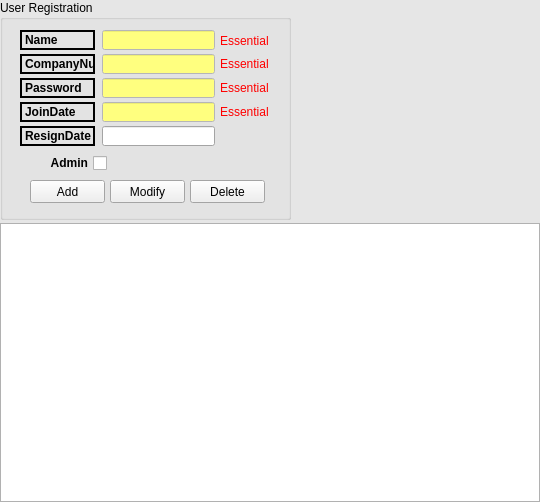
<?xml version="1.0" encoding="UTF-8"?>
<ui version="4.0">
 <class>UserRegistration_Form</class>
 <widget class="QWidget" name="UserRegistration_Form">
  <property name="geometry">
   <rect>
    <x>0</x>
    <y>0</y>
    <width>540</width>
    <height>502</height>
   </rect>
  </property>
  <property name="palette">
   <palette>
    <active>
     <colorrole role="Base">
      <brush brushstyle="SolidPattern">
       <color alpha="255">
        <red>255</red>
        <green>255</green>
        <blue>255</blue>
       </color>
      </brush>
     </colorrole>
     <colorrole role="Window">
      <brush brushstyle="SolidPattern">
       <color alpha="255">
        <red>230</red>
        <green>230</green>
        <blue>230</blue>
       </color>
      </brush>
     </colorrole>
    </active>
    <inactive>
     <colorrole role="Base">
      <brush brushstyle="SolidPattern">
       <color alpha="255">
        <red>255</red>
        <green>255</green>
        <blue>255</blue>
       </color>
      </brush>
     </colorrole>
     <colorrole role="Window">
      <brush brushstyle="SolidPattern">
       <color alpha="255">
        <red>230</red>
        <green>230</green>
        <blue>230</blue>
       </color>
      </brush>
     </colorrole>
    </inactive>
    <disabled>
     <colorrole role="Base">
      <brush brushstyle="SolidPattern">
       <color alpha="255">
        <red>230</red>
        <green>230</green>
        <blue>230</blue>
       </color>
      </brush>
     </colorrole>
     <colorrole role="Window">
      <brush brushstyle="SolidPattern">
       <color alpha="255">
        <red>230</red>
        <green>230</green>
        <blue>230</blue>
       </color>
      </brush>
     </colorrole>
    </disabled>
   </palette>
  </property>
  <property name="windowTitle">
   <string>UserRegistration</string>
  </property>
  <property name="autoFillBackground">
   <bool>true</bool>
  </property>
  <layout class="QGridLayout" name="gridLayout">
   <property name="leftMargin">
    <number>0</number>
   </property>
   <property name="topMargin">
    <number>0</number>
   </property>
   <property name="rightMargin">
    <number>0</number>
   </property>
   <property name="bottomMargin">
    <number>0</number>
   </property>
   <property name="horizontalSpacing">
    <number>0</number>
   </property>
   <property name="verticalSpacing">
    <number>3</number>
   </property>
   <item row="0" column="0">
    <widget class="QGroupBox" name="groupBox">
     <property name="minimumSize">
      <size>
       <width>291</width>
       <height>220</height>
      </size>
     </property>
     <property name="maximumSize">
      <size>
       <width>291</width>
       <height>220</height>
      </size>
     </property>
     <property name="styleSheet">
      <string notr="true">QGroupBox
{ font: bold 10pt &quot;맑은고딕&quot;;}</string>
     </property>
     <property name="title">
      <string>User Registration</string>
     </property>
     <widget class="QLabel" name="label">
      <property name="geometry">
       <rect>
        <x>20</x>
        <y>30</y>
        <width>75</width>
        <height>20</height>
       </rect>
      </property>
      <property name="font">
       <font>
        <weight>75</weight>
        <bold>true</bold>
       </font>
      </property>
      <property name="frameShape">
       <enum>QFrame::WinPanel</enum>
      </property>
      <property name="text">
       <string>Name</string>
      </property>
     </widget>
     <widget class="QLineEdit" name="lineEdit_Name">
      <property name="geometry">
       <rect>
        <x>102</x>
        <y>30</y>
        <width>113</width>
        <height>20</height>
       </rect>
      </property>
      <property name="palette">
       <palette>
        <active>
         <colorrole role="Base">
          <brush brushstyle="SolidPattern">
           <color alpha="255">
            <red>255</red>
            <green>255</green>
            <blue>127</blue>
           </color>
          </brush>
         </colorrole>
         <colorrole role="Window">
          <brush brushstyle="SolidPattern">
           <color alpha="255">
            <red>255</red>
            <green>255</green>
            <blue>255</blue>
           </color>
          </brush>
         </colorrole>
        </active>
        <inactive>
         <colorrole role="Base">
          <brush brushstyle="SolidPattern">
           <color alpha="255">
            <red>255</red>
            <green>255</green>
            <blue>127</blue>
           </color>
          </brush>
         </colorrole>
         <colorrole role="Window">
          <brush brushstyle="SolidPattern">
           <color alpha="255">
            <red>255</red>
            <green>255</green>
            <blue>255</blue>
           </color>
          </brush>
         </colorrole>
        </inactive>
        <disabled>
         <colorrole role="Base">
          <brush brushstyle="SolidPattern">
           <color alpha="255">
            <red>255</red>
            <green>255</green>
            <blue>255</blue>
           </color>
          </brush>
         </colorrole>
         <colorrole role="Window">
          <brush brushstyle="SolidPattern">
           <color alpha="255">
            <red>255</red>
            <green>255</green>
            <blue>255</blue>
           </color>
          </brush>
         </colorrole>
        </disabled>
       </palette>
      </property>
      <property name="autoFillBackground">
       <bool>false</bool>
      </property>
     </widget>
     <widget class="QLabel" name="label_2">
      <property name="geometry">
       <rect>
        <x>20</x>
        <y>54</y>
        <width>75</width>
        <height>20</height>
       </rect>
      </property>
      <property name="palette">
       <palette>
        <active>
         <colorrole role="WindowText">
          <brush brushstyle="SolidPattern">
           <color alpha="255">
            <red>0</red>
            <green>0</green>
            <blue>0</blue>
           </color>
          </brush>
         </colorrole>
         <colorrole role="Text">
          <brush brushstyle="SolidPattern">
           <color alpha="255">
            <red>0</red>
            <green>0</green>
            <blue>0</blue>
           </color>
          </brush>
         </colorrole>
         <colorrole role="ButtonText">
          <brush brushstyle="SolidPattern">
           <color alpha="255">
            <red>0</red>
            <green>0</green>
            <blue>0</blue>
           </color>
          </brush>
         </colorrole>
        </active>
        <inactive>
         <colorrole role="WindowText">
          <brush brushstyle="SolidPattern">
           <color alpha="255">
            <red>0</red>
            <green>0</green>
            <blue>0</blue>
           </color>
          </brush>
         </colorrole>
         <colorrole role="Text">
          <brush brushstyle="SolidPattern">
           <color alpha="255">
            <red>0</red>
            <green>0</green>
            <blue>0</blue>
           </color>
          </brush>
         </colorrole>
         <colorrole role="ButtonText">
          <brush brushstyle="SolidPattern">
           <color alpha="255">
            <red>0</red>
            <green>0</green>
            <blue>0</blue>
           </color>
          </brush>
         </colorrole>
        </inactive>
        <disabled>
         <colorrole role="WindowText">
          <brush brushstyle="SolidPattern">
           <color alpha="255">
            <red>120</red>
            <green>120</green>
            <blue>120</blue>
           </color>
          </brush>
         </colorrole>
         <colorrole role="Text">
          <brush brushstyle="SolidPattern">
           <color alpha="255">
            <red>120</red>
            <green>120</green>
            <blue>120</blue>
           </color>
          </brush>
         </colorrole>
         <colorrole role="ButtonText">
          <brush brushstyle="SolidPattern">
           <color alpha="255">
            <red>120</red>
            <green>120</green>
            <blue>120</blue>
           </color>
          </brush>
         </colorrole>
        </disabled>
       </palette>
      </property>
      <property name="font">
       <font>
        <weight>75</weight>
        <bold>true</bold>
       </font>
      </property>
      <property name="autoFillBackground">
       <bool>false</bool>
      </property>
      <property name="styleSheet">
       <string notr="true"/>
      </property>
      <property name="frameShape">
       <enum>QFrame::WinPanel</enum>
      </property>
      <property name="text">
       <string>CompanyNum</string>
      </property>
     </widget>
     <widget class="QLineEdit" name="lineEdit_CompanyNum">
      <property name="geometry">
       <rect>
        <x>102</x>
        <y>54</y>
        <width>113</width>
        <height>20</height>
       </rect>
      </property>
      <property name="palette">
       <palette>
        <active>
         <colorrole role="Base">
          <brush brushstyle="SolidPattern">
           <color alpha="255">
            <red>255</red>
            <green>255</green>
            <blue>127</blue>
           </color>
          </brush>
         </colorrole>
         <colorrole role="Window">
          <brush brushstyle="SolidPattern">
           <color alpha="255">
            <red>255</red>
            <green>255</green>
            <blue>255</blue>
           </color>
          </brush>
         </colorrole>
        </active>
        <inactive>
         <colorrole role="Base">
          <brush brushstyle="SolidPattern">
           <color alpha="255">
            <red>255</red>
            <green>255</green>
            <blue>127</blue>
           </color>
          </brush>
         </colorrole>
         <colorrole role="Window">
          <brush brushstyle="SolidPattern">
           <color alpha="255">
            <red>255</red>
            <green>255</green>
            <blue>255</blue>
           </color>
          </brush>
         </colorrole>
        </inactive>
        <disabled>
         <colorrole role="Base">
          <brush brushstyle="SolidPattern">
           <color alpha="255">
            <red>255</red>
            <green>255</green>
            <blue>255</blue>
           </color>
          </brush>
         </colorrole>
         <colorrole role="Window">
          <brush brushstyle="SolidPattern">
           <color alpha="255">
            <red>255</red>
            <green>255</green>
            <blue>255</blue>
           </color>
          </brush>
         </colorrole>
        </disabled>
       </palette>
      </property>
      <property name="autoFillBackground">
       <bool>false</bool>
      </property>
     </widget>
     <widget class="QLabel" name="label_3">
      <property name="geometry">
       <rect>
        <x>20</x>
        <y>102</y>
        <width>75</width>
        <height>20</height>
       </rect>
      </property>
      <property name="font">
       <font>
        <weight>75</weight>
        <bold>true</bold>
       </font>
      </property>
      <property name="frameShape">
       <enum>QFrame::WinPanel</enum>
      </property>
      <property name="text">
       <string>JoinDate</string>
      </property>
     </widget>
     <widget class="QLineEdit" name="lineEdit_JoinDate">
      <property name="geometry">
       <rect>
        <x>102</x>
        <y>102</y>
        <width>113</width>
        <height>20</height>
       </rect>
      </property>
      <property name="palette">
       <palette>
        <active>
         <colorrole role="Base">
          <brush brushstyle="SolidPattern">
           <color alpha="255">
            <red>255</red>
            <green>255</green>
            <blue>127</blue>
           </color>
          </brush>
         </colorrole>
         <colorrole role="Window">
          <brush brushstyle="SolidPattern">
           <color alpha="255">
            <red>255</red>
            <green>255</green>
            <blue>255</blue>
           </color>
          </brush>
         </colorrole>
        </active>
        <inactive>
         <colorrole role="Base">
          <brush brushstyle="SolidPattern">
           <color alpha="255">
            <red>255</red>
            <green>255</green>
            <blue>127</blue>
           </color>
          </brush>
         </colorrole>
         <colorrole role="Window">
          <brush brushstyle="SolidPattern">
           <color alpha="255">
            <red>255</red>
            <green>255</green>
            <blue>255</blue>
           </color>
          </brush>
         </colorrole>
        </inactive>
        <disabled>
         <colorrole role="Base">
          <brush brushstyle="SolidPattern">
           <color alpha="255">
            <red>255</red>
            <green>255</green>
            <blue>255</blue>
           </color>
          </brush>
         </colorrole>
         <colorrole role="Window">
          <brush brushstyle="SolidPattern">
           <color alpha="255">
            <red>255</red>
            <green>255</green>
            <blue>255</blue>
           </color>
          </brush>
         </colorrole>
        </disabled>
       </palette>
      </property>
      <property name="autoFillBackground">
       <bool>false</bool>
      </property>
     </widget>
     <widget class="QLabel" name="label_4">
      <property name="geometry">
       <rect>
        <x>20</x>
        <y>126</y>
        <width>75</width>
        <height>20</height>
       </rect>
      </property>
      <property name="font">
       <font>
        <weight>75</weight>
        <bold>true</bold>
       </font>
      </property>
      <property name="frameShape">
       <enum>QFrame::WinPanel</enum>
      </property>
      <property name="text">
       <string>ResignDate</string>
      </property>
     </widget>
     <widget class="QLineEdit" name="lineEdit_ResignDate">
      <property name="geometry">
       <rect>
        <x>102</x>
        <y>126</y>
        <width>113</width>
        <height>20</height>
       </rect>
      </property>
     </widget>
     <widget class="QLabel" name="label_5">
      <property name="geometry">
       <rect>
        <x>220</x>
        <y>54</y>
        <width>56</width>
        <height>20</height>
       </rect>
      </property>
      <property name="palette">
       <palette>
        <active>
         <colorrole role="WindowText">
          <brush brushstyle="SolidPattern">
           <color alpha="255">
            <red>255</red>
            <green>0</green>
            <blue>0</blue>
           </color>
          </brush>
         </colorrole>
        </active>
        <inactive>
         <colorrole role="WindowText">
          <brush brushstyle="SolidPattern">
           <color alpha="255">
            <red>255</red>
            <green>0</green>
            <blue>0</blue>
           </color>
          </brush>
         </colorrole>
        </inactive>
        <disabled>
         <colorrole role="WindowText">
          <brush brushstyle="SolidPattern">
           <color alpha="255">
            <red>120</red>
            <green>120</green>
            <blue>120</blue>
           </color>
          </brush>
         </colorrole>
        </disabled>
       </palette>
      </property>
      <property name="text">
       <string>Essential</string>
      </property>
     </widget>
     <widget class="QCheckBox" name="checkBox_Admin">
      <property name="geometry">
       <rect>
        <x>10</x>
        <y>155</y>
        <width>97</width>
        <height>16</height>
       </rect>
      </property>
      <property name="font">
       <font>
        <weight>75</weight>
        <bold>true</bold>
       </font>
      </property>
      <property name="layoutDirection">
       <enum>Qt::RightToLeft</enum>
      </property>
      <property name="text">
       <string>Admin</string>
      </property>
     </widget>
     <widget class="QPushButton" name="pushButton_Add">
      <property name="geometry">
       <rect>
        <x>30</x>
        <y>180</y>
        <width>75</width>
        <height>23</height>
       </rect>
      </property>
      <property name="text">
       <string>Add</string>
      </property>
     </widget>
     <widget class="QLabel" name="label_6">
      <property name="geometry">
       <rect>
        <x>220</x>
        <y>31</y>
        <width>56</width>
        <height>20</height>
       </rect>
      </property>
      <property name="palette">
       <palette>
        <active>
         <colorrole role="WindowText">
          <brush brushstyle="SolidPattern">
           <color alpha="255">
            <red>255</red>
            <green>0</green>
            <blue>0</blue>
           </color>
          </brush>
         </colorrole>
        </active>
        <inactive>
         <colorrole role="WindowText">
          <brush brushstyle="SolidPattern">
           <color alpha="255">
            <red>255</red>
            <green>0</green>
            <blue>0</blue>
           </color>
          </brush>
         </colorrole>
        </inactive>
        <disabled>
         <colorrole role="WindowText">
          <brush brushstyle="SolidPattern">
           <color alpha="255">
            <red>120</red>
            <green>120</green>
            <blue>120</blue>
           </color>
          </brush>
         </colorrole>
        </disabled>
       </palette>
      </property>
      <property name="text">
       <string>Essential</string>
      </property>
     </widget>
     <widget class="QLabel" name="label_7">
      <property name="geometry">
       <rect>
        <x>220</x>
        <y>102</y>
        <width>56</width>
        <height>20</height>
       </rect>
      </property>
      <property name="palette">
       <palette>
        <active>
         <colorrole role="WindowText">
          <brush brushstyle="SolidPattern">
           <color alpha="255">
            <red>255</red>
            <green>0</green>
            <blue>0</blue>
           </color>
          </brush>
         </colorrole>
        </active>
        <inactive>
         <colorrole role="WindowText">
          <brush brushstyle="SolidPattern">
           <color alpha="255">
            <red>255</red>
            <green>0</green>
            <blue>0</blue>
           </color>
          </brush>
         </colorrole>
        </inactive>
        <disabled>
         <colorrole role="WindowText">
          <brush brushstyle="SolidPattern">
           <color alpha="255">
            <red>120</red>
            <green>120</green>
            <blue>120</blue>
           </color>
          </brush>
         </colorrole>
        </disabled>
       </palette>
      </property>
      <property name="text">
       <string>Essential</string>
      </property>
     </widget>
     <widget class="QPushButton" name="pushButton_Modify">
      <property name="geometry">
       <rect>
        <x>110</x>
        <y>180</y>
        <width>75</width>
        <height>23</height>
       </rect>
      </property>
      <property name="text">
       <string>Modify</string>
      </property>
     </widget>
     <widget class="QPushButton" name="pushButton_Delete">
      <property name="geometry">
       <rect>
        <x>190</x>
        <y>180</y>
        <width>75</width>
        <height>23</height>
       </rect>
      </property>
      <property name="text">
       <string>Delete</string>
      </property>
     </widget>
     <widget class="QLineEdit" name="lineEdit_Password">
      <property name="geometry">
       <rect>
        <x>102</x>
        <y>78</y>
        <width>113</width>
        <height>20</height>
       </rect>
      </property>
      <property name="palette">
       <palette>
        <active>
         <colorrole role="Base">
          <brush brushstyle="SolidPattern">
           <color alpha="255">
            <red>255</red>
            <green>255</green>
            <blue>127</blue>
           </color>
          </brush>
         </colorrole>
         <colorrole role="Window">
          <brush brushstyle="SolidPattern">
           <color alpha="255">
            <red>255</red>
            <green>255</green>
            <blue>255</blue>
           </color>
          </brush>
         </colorrole>
        </active>
        <inactive>
         <colorrole role="Base">
          <brush brushstyle="SolidPattern">
           <color alpha="255">
            <red>255</red>
            <green>255</green>
            <blue>127</blue>
           </color>
          </brush>
         </colorrole>
         <colorrole role="Window">
          <brush brushstyle="SolidPattern">
           <color alpha="255">
            <red>255</red>
            <green>255</green>
            <blue>255</blue>
           </color>
          </brush>
         </colorrole>
        </inactive>
        <disabled>
         <colorrole role="Base">
          <brush brushstyle="SolidPattern">
           <color alpha="255">
            <red>255</red>
            <green>255</green>
            <blue>255</blue>
           </color>
          </brush>
         </colorrole>
         <colorrole role="Window">
          <brush brushstyle="SolidPattern">
           <color alpha="255">
            <red>255</red>
            <green>255</green>
            <blue>255</blue>
           </color>
          </brush>
         </colorrole>
        </disabled>
       </palette>
      </property>
      <property name="autoFillBackground">
       <bool>false</bool>
      </property>
      <property name="echoMode">
       <enum>QLineEdit::Password</enum>
      </property>
     </widget>
     <widget class="QLabel" name="label_8">
      <property name="geometry">
       <rect>
        <x>20</x>
        <y>78</y>
        <width>75</width>
        <height>20</height>
       </rect>
      </property>
      <property name="font">
       <font>
        <weight>75</weight>
        <bold>true</bold>
       </font>
      </property>
      <property name="frameShape">
       <enum>QFrame::WinPanel</enum>
      </property>
      <property name="text">
       <string>Password</string>
      </property>
     </widget>
     <widget class="QLabel" name="label_9">
      <property name="geometry">
       <rect>
        <x>220</x>
        <y>78</y>
        <width>56</width>
        <height>20</height>
       </rect>
      </property>
      <property name="palette">
       <palette>
        <active>
         <colorrole role="WindowText">
          <brush brushstyle="SolidPattern">
           <color alpha="255">
            <red>255</red>
            <green>0</green>
            <blue>0</blue>
           </color>
          </brush>
         </colorrole>
        </active>
        <inactive>
         <colorrole role="WindowText">
          <brush brushstyle="SolidPattern">
           <color alpha="255">
            <red>255</red>
            <green>0</green>
            <blue>0</blue>
           </color>
          </brush>
         </colorrole>
        </inactive>
        <disabled>
         <colorrole role="WindowText">
          <brush brushstyle="SolidPattern">
           <color alpha="255">
            <red>120</red>
            <green>120</green>
            <blue>120</blue>
           </color>
          </brush>
         </colorrole>
        </disabled>
       </palette>
      </property>
      <property name="text">
       <string>Essential</string>
      </property>
     </widget>
    </widget>
   </item>
   <item row="1" column="0">
    <widget class="QTableWidget" name="tableWidget">
     <property name="editTriggers">
      <set>QAbstractItemView::NoEditTriggers</set>
     </property>
     <property name="selectionBehavior">
      <enum>QAbstractItemView::SelectRows</enum>
     </property>
    </widget>
   </item>
  </layout>
 </widget>
 <tabstops>
  <tabstop>lineEdit_Name</tabstop>
  <tabstop>lineEdit_CompanyNum</tabstop>
  <tabstop>lineEdit_Password</tabstop>
  <tabstop>lineEdit_JoinDate</tabstop>
  <tabstop>lineEdit_ResignDate</tabstop>
  <tabstop>checkBox_Admin</tabstop>
  <tabstop>pushButton_Add</tabstop>
  <tabstop>pushButton_Modify</tabstop>
  <tabstop>pushButton_Delete</tabstop>
  <tabstop>tableWidget</tabstop>
 </tabstops>
 <resources/>
 <connections/>
</ui>
